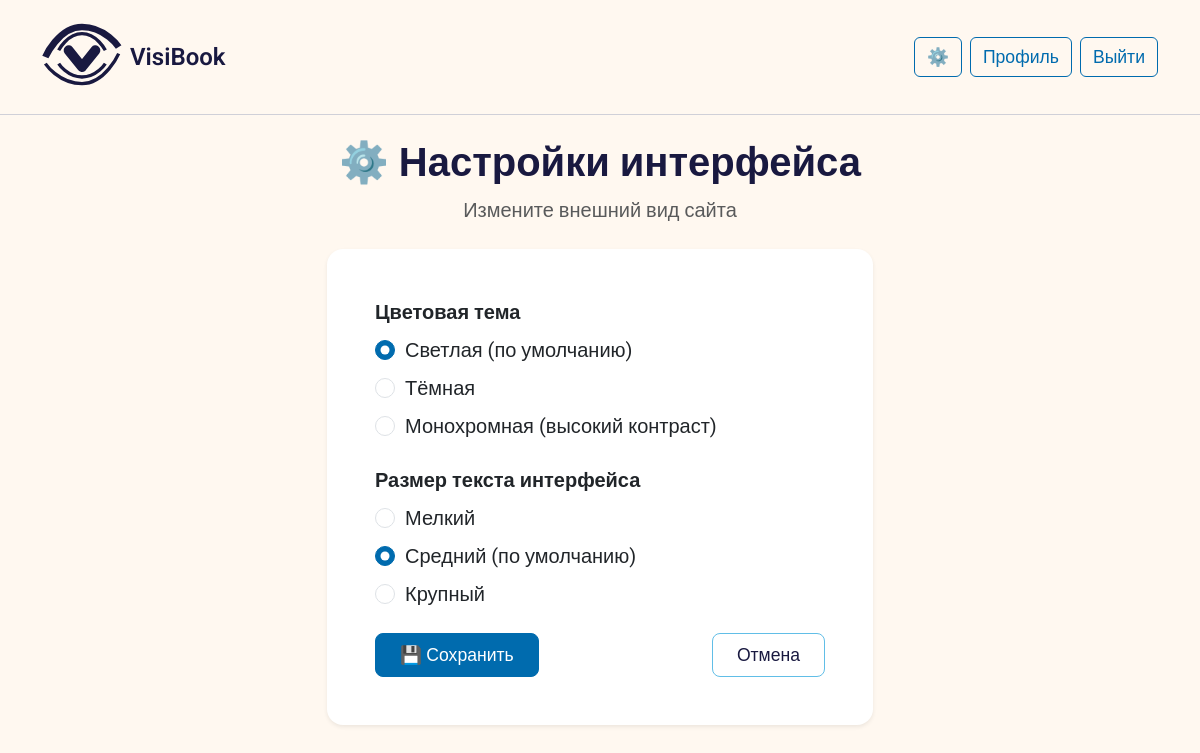
Screenshot of /settings (signed in) with the database file from the repository.
### app.py (models this page shows, shortened)
class User(db.Model):
    id = db.Column(db.Integer, primary_key=True)
    username = db.Column(db.String(80), unique=True, nullable=False, default='user1')
    password_hash = db.Column(db.String(200))
    contrast = db.Column(db.String(20))       # 'high', 'medium', 'low'
    color_vision = db.Column(db.String(20))   # 'normal', 'deutan', 'protan', 'tritan'
    font_pref = db.Column(db.String(20))      # 'small', 'medium', 'large'
    theme_pref = db.Column(db.String(20))     # 'light', 'dark', 'sepia', 'high_contrast'
    line_height = db.Column(db.String(20), default='normal')      # 'normal' или 'large'
    color_blindness_type = db.Column(db.String(20), default='none')   # 'none', 'protanopia', 'deuteranopia', 'tritanopia'
    has_dyslexia = db.Column(db.Boolean, default=False)
    light_sensitivity_level = db.Column(db.String(20), default='low')   # 'low', 'medium', 'high'
    preferred_font = db.Column(db.String(50), default='Roboto')
    contrast_sensitivity = db.Column(db.Integer, default=50)
    brightness_preference = db.Column(db.Integer, default=50)
    preferred_line_width_ch = db.Column(db.Integer, default=66)
    ui_theme = db.Column(db.String(20), default='light')      # 'light', 'dark', 'mono'
    ui_font_size = db.Column(db.String(20), default='medium') # 'small', 'medium', 'large'
    created_at = db.Column(db.DateTime, default=datetime.utcnow)

### app.py (the view, shortened to what this page needs)
@app.route('/settings', methods=['GET', 'POST'])
def settings():
    if 'user_id' not in session:
        return redirect(url_for('login'))
    user = User.query.get(session['user_id'])
    if not user:
        return redirect(url_for('login'))
    return render_template('settings.html', user=user)

### app.py (called while the page is built)
@app.context_processor
def inject_ui_settings():
    ui_theme = 'light'
    ui_font_size = 'medium'
    if 'user_id' in session:
        user = User.query.get(session['user_id'])
        if user:
            ui_theme = getattr(user, 'ui_theme', 'light')
            ui_font_size = getattr(user, 'ui_font_size', 'medium')
    return dict(ui_theme=ui_theme, ui_font_size=ui_font_size)

### templates/settings.html (shortened to what this page needs)
{% extends "base.html" %}
{% block content %}
<div class="row justify-content-center">
    <div class="col-md-6">
        <div class="text-center mb-4">
            <h1 class="fw-semibold">⚙️ Настройки интерфейса</h1>
            <p class="text-muted">Измените внешний вид сайта</p>
        </div>
        <div class="card border-0 shadow-sm rounded-4">
            <div class="card-body p-4 p-md-5">
                <form method="POST" action="{{ url_for('settings') }}">
                    <div class="mb-4">
                        <label class="form-label fw-semibold fs-5">Цветовая тема</label>
                        <div class="form-check mb-2">
                            <input class="form-check-input" type="radio" name="ui_theme" id="theme_light" value="light" {% if user.ui_theme == 'light' %}checked{% endif %}>
                            <label class="form-check-label" for="theme_light">Светлая (по умолчанию)</label>
                        </div>
                        <div class="form-check mb-2">
                            <input class="form-check-input" type="radio" name="ui_theme" id="theme_dark" value="dark" {% if user.ui_theme == 'dark' %}checked{% endif %}>
                            <label class="form-check-label" for="theme_dark">Тёмная</label>
                        </div>
                        <div class="form-check">
                            <input class="form-check-input" type="radio" name="ui_theme" id="theme_mono" value="mono" {% if user.ui_theme == 'mono' %}checked{% endif %}>
                            <label class="form-check-label" for="theme_mono">Монохромная (высокий контраст)</label>
                        </div>
                    </div>
                    <div class="mb-4">
                        <label class="form-label fw-semibold fs-5">Размер текста интерфейса</label>
                        <div class="form-check mb-2">
                            <input class="form-check-input" type="radio" name="ui_font_size" id="font_small" value="small" {% if user.ui_font_size == 'small' %}checked{% endif %}>
                            <label class="form-check-label" for="font_small">Мелкий</label>
                        </div>
                        <div class="form-check mb-2">
                            <input class="form-check-input" type="radio" name="ui_font_size" id="font_medium" value="medium" {% if user.ui_font_size == 'medium' %}checked{% endif %}>
                            <label class="form-check-label" for="font_medium">Средний (по умолчанию)</label>
                        </div>
                        <div class="form-check">
                            <input class="form-check-input" type="radio" name="ui_font_size" id="font_large" value="large" {% if user.ui_font_size == 'large' %}checked{% endif %}>
                            <label class="form-check-label" for="font_large">Крупный</label>
                        </div>
                    </div>
                    <div class="d-flex justify-content-between mt-4">
                        <button type="submit" class="btn btn-primary btn-lg px-4">💾 Сохранить</button>
                        <a href="{{ url_for('profile', user_id=user.id) }}" class="btn btn-outline-secondary btn-lg px-4">Отмена</a>
                    </div>
                </form>
            </div>
        </div>
    </div>
</div>
{% endblock %}

### templates/base.html (style rules this page uses)
:root { --bg-light: #FFF8F0; --text-dark: #191940; --text-secondary: #4A4A6A; --accent: #006BAE; --accent-hover: #005A94; --border-light: #D0D0D8; --warning-bg: #681159; --warning-text: #FFFFFF; --btn-text: #FFFFFF; --btn-secondary-bg: #61BEE7; --btn-secondary-text: #191940; }
body.ui-font-medium { font-size: 20px; }
body.ui-font-medium .btn, body.ui-font-medium .form-label, body.ui-font-medium .nav-link { font-size: 1.1rem; }
body { background-color: var(--bg-light); color: var(--text-dark); font-family: 'Roboto', sans-serif; transition: background-color 0.2s, color 0.2s; }
.btn-primary { background-color: var(--accent); border-color: var(--accent); color: var(--btn-text); transition: background-color 0.2s, border-color 0.2s; }
.btn-outline-secondary { border-color: var(--btn-secondary-bg); color: var(--btn-secondary-text); }
.card { background-color: var(--bg-light); border: 1px solid var(--border-light); border-radius: 12px; box-shadow: 0 2px 8px rgba(0,0,0,0.03); }
.form-check-input:checked { background-color: var(--accent); border-color: var(--accent); }
.card { background-color: #ffffff; border: none; box-shadow: 0 4px 12px rgba(0,0,0,0.05); }
* { scrollbar-width: auto; scrollbar-color: var(--accent, #006BAE) transparent; }

### rows the page displays
User: ui_theme "☑ Светлая (по умолчанию)", ui_theme "☐ Тёмная", ui_theme "☐ Монохромная (высокий контраст)", ui_font_size "☐ Мелкий", ui_font_size "☑ Средний (по умолчанию)", ui_font_size "☐ Крупный"
